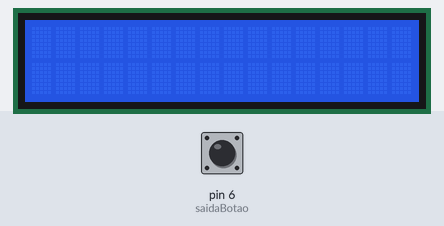
Bench run of a sketch on a simulated Arduino Uno, built with avr-gcc and run on an emulated ATmega328P. Parts: 16×2 character LCD. The test bench sets the inputs (shaded band); at power-on: pin 6 (saidaBotao) LOW. What the sketch prints to the serial monitor is not drawn.

Above: at 1.2 s.
1.3 s: pin 6 (saidaBotao) pulled HIGH for 0.15 s
At 4.1 s:
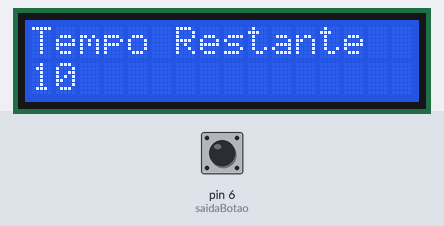
At 14.9 s:
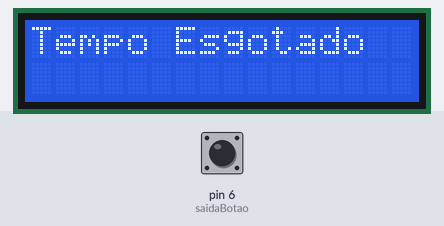
Timing chart, 0 to 15.8 s (numbered marks = the images above; inputs shaded):
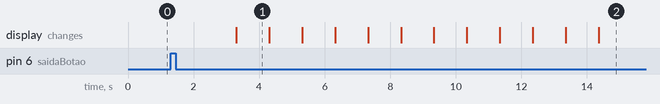

Measured:
- after the input at 1.3 s, the display: changes after 2.0 s (image 1)
- what the display in image 1 shows lasts 1.0 s, from 3.3 s to 4.3 s

The sketch:

Tela_Lcd.ino
```cpp
// C++ code
//
#include <LiquidCrystal.h>

LiquidCrystal lcd(12, 11, 5, 4, 3, 2);
int saidaBotao = 6;
int estadoBotao;
int estadoBotaoTeste = 0;

void setup()
{
  lcd.begin(16, 2);
   pinMode(saidaBotao, INPUT);
  Serial.begin(9600);
}

void loop()
{
  Serial.flush();
  estadoBotao = digitalRead(saidaBotao);
  Serial.println(estadoBotaoTeste);

  if(estadoBotao == 1){
    estadoBotaoTeste ++;
    delay(2000);

  }

  if(estadoBotaoTeste%2 != 0){
	for(int t = 10; t >= 0; t--){
  	lcd.setCursor(0, 0);
  	lcd.print("Tempo Restante");
	lcd.setCursor(0, 1);
    lcd.print(t);
    delay(1000);
    lcd.clear();
    }

    lcd.clear();
    lcd.setCursor(0, 0);
    lcd.print("Tempo Esgotado");
    delay(5000);
    lcd.clear();
  }
  estadoBotaoTeste = 0;
}
```
